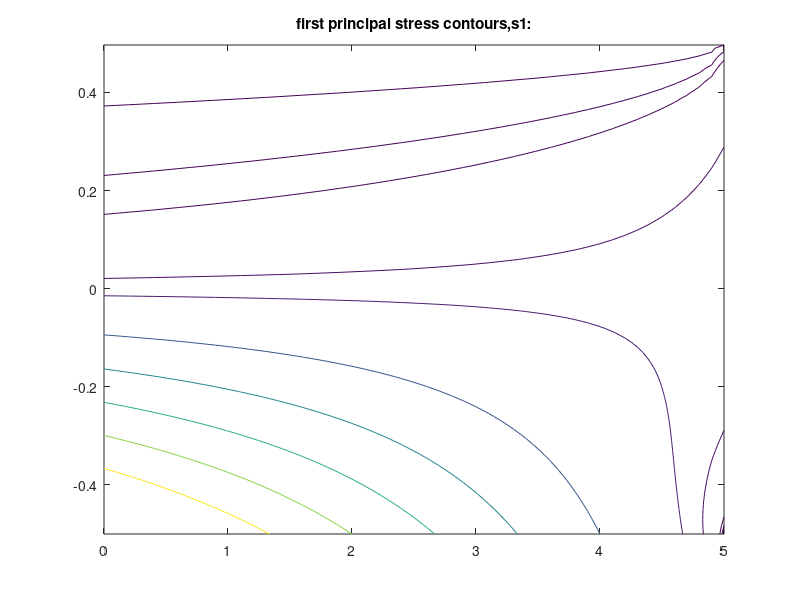
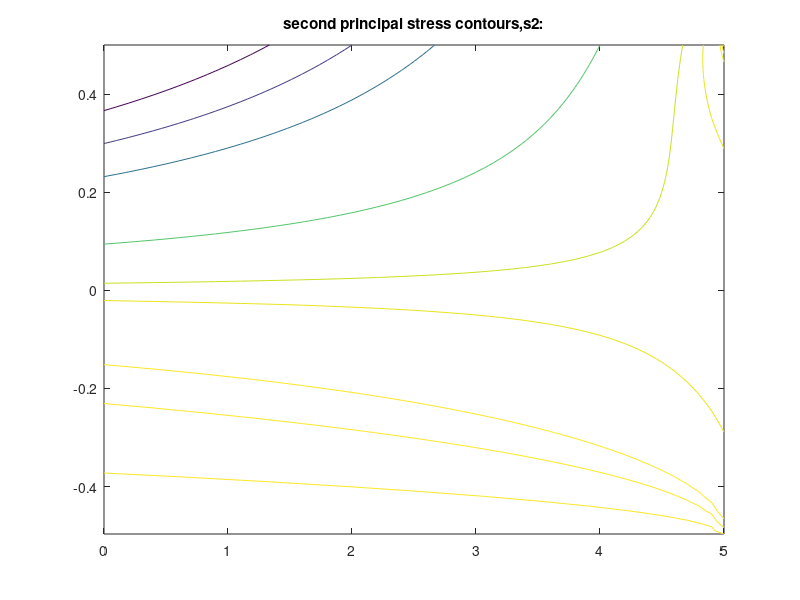

These charts were generated, in order, by the following MATLAB code:
clc;
clear all;
clf;
%input parameters
c=0.5;L=5;P=1;
%setting up grid of x and y values
x=[0:0.1:L];
y=[-c:0.01:c];
[X,Y]=meshgrid(x,y);
%calculations of individual stress
sx=-(3/(4*c^3))*(L-X).*Y;
sy=zeros(length(y),length(x));
txy=-(3*P/(8*c^3))*(c^2-Y.^2);
%create stress matrix
for i=1:length(y)
    for j=1:length(x)
        s=[sx(i,j),txy(i,j);txy(i,j),sy(i,j)];
        p=eig(s);%finding eigen values/principal stresses
        s1(i,j)=p(2);
        s2(i,j)=p(1);
    end
end
%plotting distribution of principle stress s1&s2
figure(1)
contour(X,Y,s1,[0.01,0.05,0.1,0.5,1,3,5,7,9,11])
axis tight
title('first principal stress contours,s1:')
figure(2)
contour(X,Y,s2,[-0.01,-0.05,-0.1,-0.5,-1,-3,-7,-9,-11])
axis tight
title('second principal stress contours,s2:')